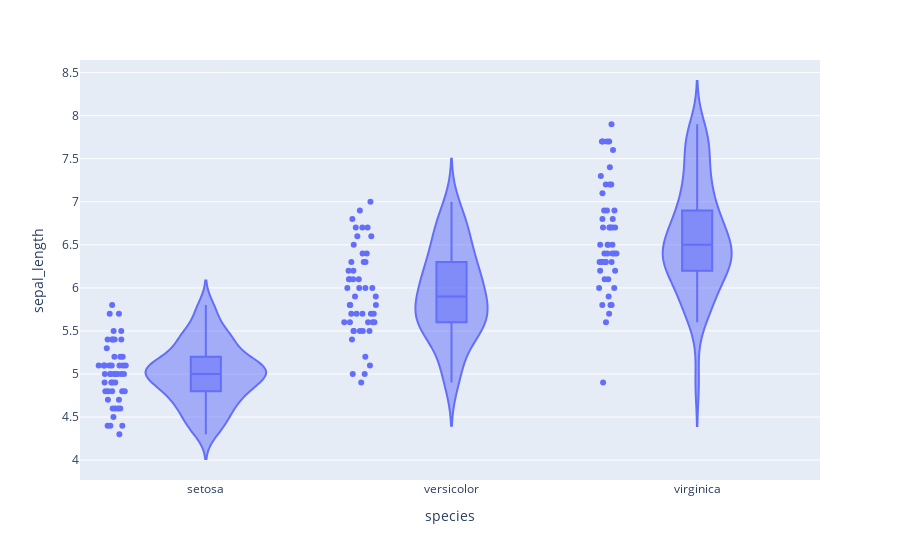

Here is the notebook cell this chart was saved with:
### Markdown cell above
* Violin plots combine a box plot with a kernel density estimation plot.

### Code cell
# Create a violin plot
fig = px.violin(df, y="sepal_length", x="species", box=True, points="all")
fig.show()

### Figure 1 — Plotly figure (JSON) as saved in the notebook; plotly's stock layout.template omitted (floating-point values rounded to 4 significant figures; data arrays with more than 128 entries replaced by an {"elided": "..."} marker saying what was removed)
{"data": [{"alignmentgroup": "True", "box": {"visible": true}, "hovertemplate": "species=%{x}<br>sepal_length=%{y}<extra></extra>", "legendgroup": "", "marker": {"color": "#636efa"}, "name": "", "offsetgroup": "", "orientation": "v", "points": "all", "scalegroup": "True", "showlegend": false, "type": "violin", "x": {"elided": "150 str values"}, "x0": " ", "xaxis": "x", "y": {"elided": "150 float values"}, "y0": " ", "yaxis": "y"}], "layout": {"legend": {"tracegroupgap": 0}, "margin": {"t": 60}, "violinmode": "group", "xaxis": {"anchor": "y", "domain": [0, 1], "title": {"text": "species"}}, "yaxis": {"anchor": "x", "domain": [0, 1], "title": {"text": "sepal_length"}}}}
